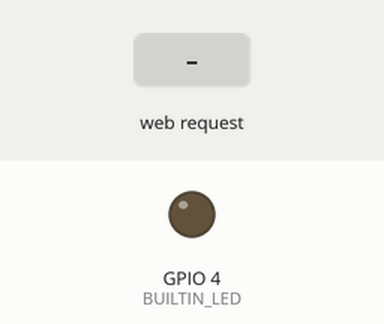
This sketch was run on a simulated ESP32. Shown: output pins drawn as LEDs (lit = HIGH). Inputs (shaded band) come from the test bench. WiFi joins after 1.5 s; servers stay silent unless stated; the camera gives no picture; what the sketch prints to the serial monitor is not drawn.

Above: at 3.5 s.
3.6 s: HTTP request GET /start_stream received
At 4.6 s:
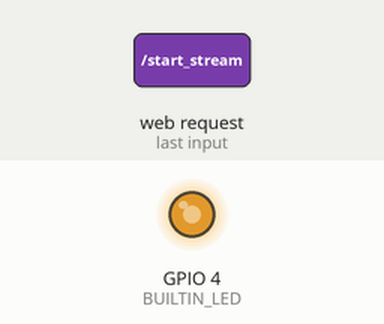
5.1 s: HTTP request GET /stop_stream received
At 6.0 s:
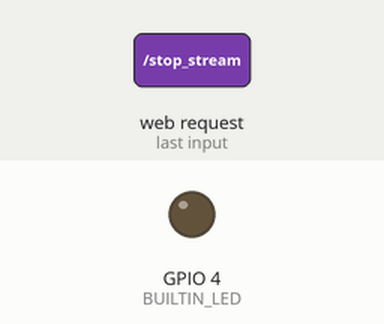
Timing chart, 0 to 8.1 s (numbered marks = the images above; inputs shaded):
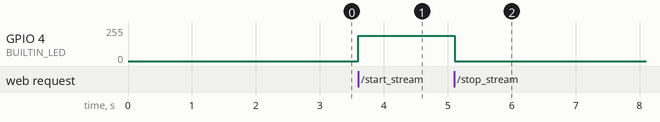

The sketch:

esp32cam_socket_v1.ino
```cpp
// --------------------------------------------
// ESP32-CAM
// Script to handle:
//   1. communication with websocket server
//   2. ESP32-CAM Server
// @author Shi Junjie A178915
// Last modified: Tue 11 June 2024
// --------------------------------------------

#include <WiFi.h>
#include <HTTPClient.h>
#include <ESPAsyncWebServer.h>
#include <ArduinoWebsockets.h>
#include <ArduinoJson.h>
#include <base64.h>
#include "esp_camera.h"
#include "esp_timer.h"
#include "img_converters.h"
#include "fb_gfx.h"
#include "soc/soc.h"              //disable brownout problems
#include "soc/rtc_cntl_reg.h"     //disable brownout problems
#include "driver/gpio.h"

// #define CAMERA_MODEL_AI_THINKER
// #include "camera_pins.h"

// configuration for AI Thinker Camera board
#define PWDN_GPIO_NUM     32
#define RESET_GPIO_NUM    -1
#define XCLK_GPIO_NUM      0
#define SIOD_GPIO_NUM     26
#define SIOC_GPIO_NUM     27
#define Y9_GPIO_NUM       35
#define Y8_GPIO_NUM       34
#define Y7_GPIO_NUM       39
#define Y6_GPIO_NUM       36
#define Y5_GPIO_NUM       21
#define Y4_GPIO_NUM       19
#define Y3_GPIO_NUM       18
#define Y2_GPIO_NUM        5
#define VSYNC_GPIO_NUM    25
#define HREF_GPIO_NUM     23
#define PCLK_GPIO_NUM     22


// // LED
#define BUILTIN_LED 4
const int pwmChannel = 0;
const int pwmFrequency = 5000;
const int pwmResolution = 8;
const int ledPin = BUILTIN_LED;

// WiFi config
const char* ssid = "ESP32_AP_REVOLT";
const char* password = "123456789";

// websocket server ip and port
const char* server_ip = "192.168.4.2";
const uint16_t server_port = 5000;


IPAddress local_IP(192, 168, 4, 3);
IPAddress gateway(192, 168, 4, 1);
IPAddress subnet(255, 255, 255, 0);

bool stream = false;
AsyncWebServer server(80);      // listen on port 80


camera_fb_t * fb = NULL;
size_t _jpg_buf_len = 0;
uint8_t * _jpg_buf = NULL;
uint8_t state = 0;

uint16_t img_sent_counter = 0;

using namespace websockets;
WebsocketsClient webSocket;

void enableLED(){
  ledcWrite(pwmChannel, 190);
}

void disableLED() {
  ledcWrite(pwmChannel, 0);
}

esp_err_t init_camera() {
  camera_config_t config;
  config.ledc_channel = LEDC_CHANNEL_0;
  config.ledc_timer = LEDC_TIMER_0;
  config.pin_d0 = Y2_GPIO_NUM;
  config.pin_d1 = Y3_GPIO_NUM;
  config.pin_d2 = Y4_GPIO_NUM;
  config.pin_d3 = Y5_GPIO_NUM;
  config.pin_d4 = Y6_GPIO_NUM;
  config.pin_d5 = Y7_GPIO_NUM;
  config.pin_d6 = Y8_GPIO_NUM;
  config.pin_d7 = Y9_GPIO_NUM;
  config.pin_xclk = XCLK_GPIO_NUM;
  config.pin_pclk = PCLK_GPIO_NUM;
  config.pin_vsync = VSYNC_GPIO_NUM;
  config.pin_href = HREF_GPIO_NUM;
  config.pin_sscb_sda = SIOD_GPIO_NUM;
  config.pin_sscb_scl = SIOC_GPIO_NUM;
  config.pin_pwdn = PWDN_GPIO_NUM;
  config.pin_reset = RESET_GPIO_NUM;
  config.xclk_freq_hz = 20000000;
  config.pixel_format = PIXFORMAT_JPEG;

  config.frame_size = FRAMESIZE_QXGA;     // FRAMESIZE_ + QVGA|CIF|VGA|SVGA|XGA|SXGA|UXGA
  config.jpeg_quality = 0;               //10-63 lower number means higher quality
  config.fb_count = 2;


  // init camera
  esp_err_t err = esp_camera_init(&config);
  if (err != ESP_OK) {
    Serial.printf("camera init FAIL: 0x%x", err);
    return err;
  }
  sensor_t * s = esp_camera_sensor_get();
  s->set_framesize(s, FRAMESIZE_VGA);
  Serial.println("camera init OK");
  return ESP_OK;
}

// send image as binary
void send_image(){
  camera_fb_t *fb = esp_camera_fb_get();
  if (!fb) {
    Serial.println("img capture failed");
    esp_camera_fb_return(fb);
    ESP.restart();
  }
  webSocket.sendBinary((const char*) fb->buf, fb->len);
  Serial.print(".");
  esp_camera_fb_return(fb);
}

// init ESP32-CAM server
void init_server(){
  server.on("/start_stream", HTTP_GET, [](AsyncWebServerRequest *request){
    Serial.println("/start_stream");
    stream = true;
    request->send(200, "text/plain", "Streaming started");
  });

  server.on("/stop_stream", HTTP_GET, [](AsyncWebServerRequest *request){
    stream = false;
    Serial.print("Stream will stop in 10 seconds: ");
    webSocket.close();
    Serial.println("stopped");
    request->send(200, "text/plain", "Streaming stopped");
  });

  server.begin();
}

// init WiFi connection
void init_wifi(){
  WiFi.mode(WIFI_STA);

  // Configures static IP address
  if (!WiFi.config(local_IP, gateway, subnet)) {
    Serial.println("STA Failed to configure");
  }

  WiFi.begin(ssid, password);
  while (WiFi.status() != WL_CONNECTED) {
    delay(1000);
    Serial.println("Connecting to WiFi...");
  }
  Serial.println("Connected to WiFi");
}

// websocket event
void onSocketEventCallback(WebsocketsEvent event, String data){
  if (event == WebsocketsEvent::ConnectionOpened) {
        Serial.println("Connection Opened");
  } else if (event == WebsocketsEvent::ConnectionClosed) {
      Serial.println("Connection Closed");
  }
}

// websocket message
void onSocketMessageCallback(WebsocketsMessage message){
    // Parse JSON
    StaticJsonDocument<200> doc;
    DeserializationError error = deserializeJson(doc, message.data());

    if (error) {
        Serial.print("deserializeJson() failed: ");
        Serial.println(error.f_str());
        return;
    }

    JsonArray id_array = doc["id"];
    JsonArray live_array = doc["live"];
    JsonArray recorded_array = doc['recorded'];

    // print received messages
    for (size_t i = 0; i < id_array.size(); i++) {
      if (id_array[i].as<String>() != "invalid"){
        Serial.print("id: ");
        Serial.println(id_array[i].as<String>());

        Serial.print("live: ");
        Serial.println(live_array[i].as<String>());

        Serial.print("recorded: ");
        Serial.println(recorded_array[i].as<String>());

        Serial.println("---------------");
      }
    }

}

// init socket connection
bool init_ws(){

  bool connect = webSocket.connect(server_ip, server_port, "/socket.io/?EIO=4&transport=websocket");

  if (!connect) {
    Serial.print("WS connect failed!");
    Serial.println(WiFi.localIP());
    state = 3;
    return false;
  }
  if (state == 3) {
    return false;
  }

  Serial.println("WS connected");

  webSocket.onMessage(onSocketMessageCallback);
  webSocket.onEvent(onSocketEventCallback);
  return false;
};


void setup() {
  WRITE_PERI_REG(RTC_CNTL_BROWN_OUT_REG, 0);

  Serial.begin(115200);
  WiFi.begin(ssid, password);               // connect to WiFi
  while (WiFi.status() != WL_CONNECTED) {
    delay(1000);
    Serial.println("Connecting to WiFi...");
  }
  Serial.println("Connected to WiFi");

  init_camera();
  init_server();
  // init_ws();

  Serial.print("Server Running at 'http://");
  Serial.print(WiFi.localIP()) ;
  Serial.println(":80");

  // setup LED FLASH
  ledcSetup(pwmChannel, pwmFrequency, pwmResolution);
  ledcAttachPin(BUILTIN_LED, pwmChannel);
}

void loop() {
  // send image
  if (stream) {
    if (webSocket.available()){
      enableLED();
      send_image();
      webSocket.poll();
      // delay(100);
    }else{
      disableLED();
      Serial.println("receive message to start stream but Socket not connected.");
      Serial.println("--- ws connection will try again in 5 seconds: ");
      delay(5000);   // delay to wait for websocket server to start
      init_ws();      // attempt ws connection
    }
  }else{
    disableLED();
  }

}
```

Measured:
- after the input at 3.6 s, GPIO 4 (BUILTIN_LED): 0/255 → 189/255 at once
- after the input at 5.1 s, GPIO 4 (BUILTIN_LED): 189/255 → 0/255 at once
